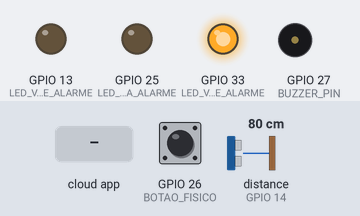
Bench run of a sketch on a simulated ESP32. Shown: output pins drawn as LEDs (lit = HIGH), buzzer (waves = sounding, pin HIGH). Dashed ring = blinking. Inputs (shaded band) come from the test bench; at power-on: distance to the obstacle (sensor on GPIO 14) 80 cm, GPIO 26 (BOTAO_FISICO) LOW. The echo pulse lasts 58.3 µs per cm; what the sketch prints to the serial monitor is not drawn.

Above: at 2.7 s.
2.8 s: the phone or cloud app sets botaoalarme to true
At 5.5 s:
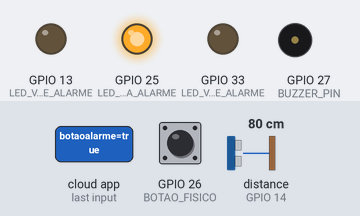
6.2 s: distance to the obstacle (sensor on GPIO 14) set to 16 cm
9.5 s: distance to the obstacle (sensor on GPIO 14) set to 13 cm
At 12.3 s:
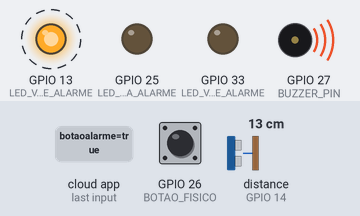
16.4 s: distance to the obstacle (sensor on GPIO 14) set to 18 cm
At 16.8 s:
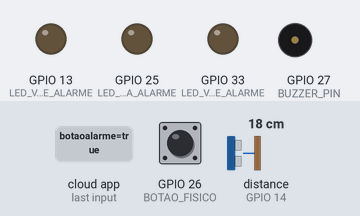
18.4 s: GPIO 26 (BOTAO_FISICO) pulled HIGH for 1.7 s
At 21.4 s:
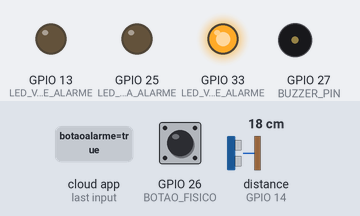
21.7 s: GPIO 26 (BOTAO_FISICO) pulled HIGH for 1.7 s
At 24.0 s:
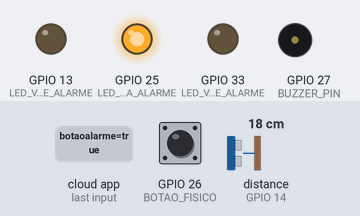
Timing chart, 0 to 25.5 s (numbered marks = the images above; inputs shaded):
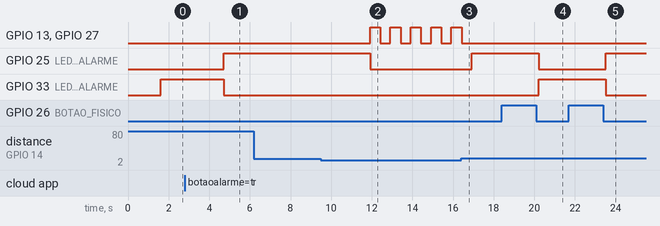

The sketch:

15-09_Alarme_IOT.ino
```cpp
#include <math.h>
#include "AdafruitIO_WiFi.h"
#include "NewPing.h"


#define BUZZER_PIN 27
#define LED_VME_ALARME 13
#define LED_AMA_ALARME 25
#define LED_VDE_ALARME 33
#define BOTAO_FISICO 26
#define TRIG_PIN 12
#define ECHO_PIN 14

// Configuração do ultrassonico
#define MAX_DISTANCE 100
NewPing sonar(TRIG_PIN, ECHO_PIN, MAX_DISTANCE);

// Configurações da rede WIFI
#define WIFI_SSID ""
#define WIFI_PASS ""

// Autenticação Adafruit IO
#define IO_USERNAME ""
#define IO_KEY ""

AdafruitIO_WiFi io(IO_USERNAME, IO_KEY, WIFI_SSID, WIFI_PASS);

#define pinLed 14  //Pino do LED

AdafruitIO_Feed *botaoalarme = io.feed("botaoalarme");
AdafruitIO_Feed *distanciaultrassom = io.feed("distanciaultrassom");

// Variáveis de controle
bool alarmeAtivo = false;
unsigned int distancia = 0;
unsigned int velhaDist = 1;
int LIMITE_DISTANCIA = 15;


void setup() {
  // pinMode(pinLed, OUTPUT);

  pinMode(BUZZER_PIN, OUTPUT);
  pinMode(LED_VME_ALARME, OUTPUT);
  pinMode(LED_AMA_ALARME, OUTPUT);
  pinMode(LED_VDE_ALARME, OUTPUT);
  pinMode(BOTAO_FISICO, INPUT);

  Serial.begin(115200);

  while (!Serial)
    ;

  Serial.print("Conectando ao Adafruit IO");
  io.connect();

  while (io.status() < AIO_CONNECTED) {
    Serial.print(".");
    delay(500);
  }
  Serial.println("");
  Serial.println("Adafruit Conectado!");

  // Vincula a função callback ao feed
  botaoalarme->onMessage(handleAlarme);

  Serial.println("Solicitando o estado inicial do alarme");
  botaoalarme->get();
}

void loop() {
  // Manter a conexão com o Adafruit IO ativa
  io.run();

  //leitura do botão físico
  if (digitalRead(BOTAO_FISICO) == 1) {
    delay(200);  // debounce simples
    alarmeAtivo = !alarmeAtivo;

    botaoalarme->save(String(alarmeAtivo ? "true" : "false"));
    Serial.println(alarmeAtivo ? F("Alarme ARMADO pelo botao fisico") : F("Alarme DESARMADO pelo botao fisico"));
  }
  if (alarmeAtivo) {  //Liga as luzes amarela se ativado e verde se desativado
    digitalWrite(LED_VDE_ALARME, LOW);
    digitalWrite(LED_VME_ALARME, LOW);
    digitalWrite(LED_AMA_ALARME, HIGH);
  } else {
    digitalWrite(LED_AMA_ALARME, LOW);
    digitalWrite(LED_VME_ALARME, LOW);
    digitalWrite(LED_VDE_ALARME, HIGH);
  }

  distancia = sonar.ping_cm();
  Serial.print("Distancia lida: ");
  Serial.print(distancia);
  Serial.println(" cm");

  if (distancia != velhaDist) {
    // só envia distancias válidas e novas
    distanciaultrassom->save(distancia);
    velhaDist = distancia;
  }

  //ativação ou desativação do alarme
  if (alarmeAtivo && distancia > 0 && distancia < LIMITE_DISTANCIA) {
    while(alarmeAtivo && distancia > 0 && distancia < LIMITE_DISTANCIA){
    ativarAlerta();
    }
    digitalWrite(LED_AMA_ALARME, HIGH);
  } else if(alarmeAtivo) {
    desligarAlerta();
  }

  delay(3000);
}
```

buzzer.ino
```cpp
void testeBuzzer(){
  digitalWrite(BUZZER_PIN, HIGH);
  delay(500);
  digitalWrite(BUZZER_PIN, LOW);
  delay(500);
}
```

handleAlarme.ino
```cpp
void handleAlarme(AdafruitIO_Data *data) {
  String valor = data->toString();

  Serial.print(F("Valor Recebido do Feed: "));
  Serial.println(valor);

  if (valor == "true") {
    alarmeAtivo = true;
    Serial.println(F("Alarme ativado e pronto para disparar."));
  } else {
    alarmeAtivo = false;
    Serial.println(F("Alarme desativado."));
  }
}

void ativarAlerta() {
  digitalWrite(BUZZER_PIN, HIGH);
  digitalWrite(LED_VME_ALARME, HIGH);
  digitalWrite(LED_AMA_ALARME, LOW);
  delay(500);
  digitalWrite(BUZZER_PIN, LOW);
  digitalWrite(LED_VME_ALARME, LOW);
  delay(500);
  distancia = sonar.ping_cm();
  if (distancia != 0 && distancia != velhaDist) {
    // só envia distancias válidas e novas
    distanciaultrassom->save(distancia);
    velhaDist = distancia;
  }
}

void desligarAlerta() {
  digitalWrite(BUZZER_PIN, LOW);
  digitalWrite(LED_VME_ALARME, LOW);
  digitalWrite(LED_AMA_ALARME, HIGH);
  delay(500);
}
```

led.ino
```cpp
void testeLed(){
  digitalWrite(LED_VME_ALARME, HIGH);
  delay(500);
  digitalWrite(LED_VME_ALARME, LOW);
  delay(500);
}
```

pushbutton.ino
```cpp
void testeBotao(int pinoBotao){
  Serial.print(F("Saída do Botão: "));
  Serial.println(digitalRead(pinoBotao));
  delay(500);
}
```

Measured:
- the behaviour switches between 15 and 14 cm on distance to the obstacle (sensor on GPIO 14) (found by bisection; images 1 and 2)
- after the input at 2.8 s, GPIO 25 (LED_AMA_ALARME): LOW → HIGH after 1.9 s; GPIO 33 (LED_VDE_ALARME): HIGH → LOW after 1.9 s
- after the input at 6.2 s, every drawn part: stays the same
- after the input at 9.5 s, GPIO 13 (LED_VME_ALARME), GPIO 27 (BUZZER_PIN): alternates HIGH for 0.50 s and LOW for 0.50 s, starting after 2.4 s; GPIO 25 (LED_AMA_ALARME): HIGH → LOW after 2.4 s
- after the input at 16.4 s, GPIO 13 (LED_VME_ALARME), GPIO 27 (BUZZER_PIN): goes on until 16.4 s, then stays LOW; GPIO 25 (LED_AMA_ALARME): LOW → HIGH after 0.53 s
- after the input at 18.4 s, GPIO 25 (LED_AMA_ALARME): HIGH → LOW after 1.8 s; GPIO 33 (LED_VDE_ALARME): LOW → HIGH after 1.8 s
- after the input at 21.7 s, GPIO 25 (LED_AMA_ALARME): LOW → HIGH after 1.8 s; GPIO 33 (LED_VDE_ALARME): HIGH → LOW after 1.8 s
